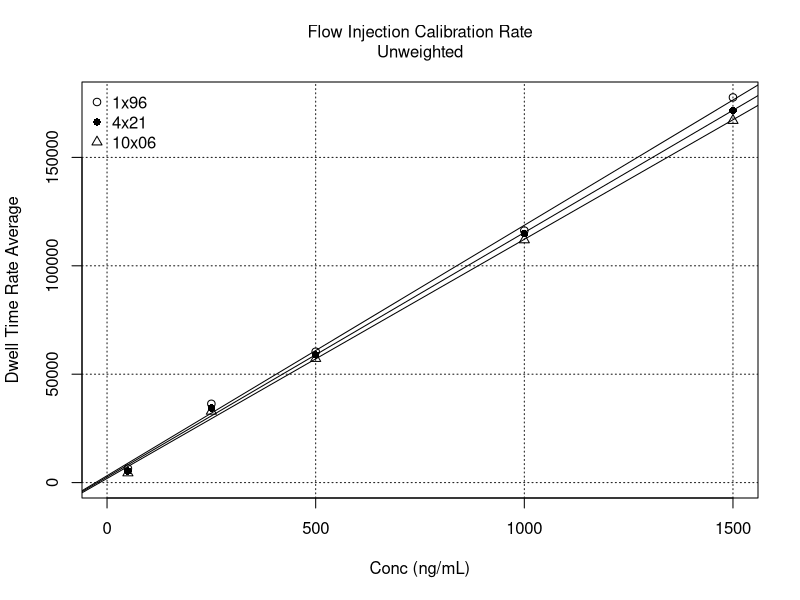

Reproduce this figure in R.
# Flow Injection Calibration Rate.R
#   User functions called: none
# Author: Fred Lytle
# Last edit: 10/07/2022
rm(list=ls())

# user supplied input
weight <- 'none'# choices: 'none','1/x^2'

# data generated by "Flow Injection Full Trace Rate.R"
#     and summarized in "Flow Injection Plateau Rates.docx"
# Note: the avg-values are the average of three replicate peak areas
conc <- c(50,250,500,1000,1500)
avg96 <- c(6503,36351,60374,116243,177676)
avg21 <- c(5343,34423,58888,114807,171630)
avg06 <- c(4461,32907,57233,111963,167024)

# calculate the least-squares weights
if(weight == 'none'){
  weights96 <- weights21 <- weights06 <- rep(1,length(conc))
}else{
  weights96 <- weights21 <- weights06 <- 1/conc^2
}

# perform the least-squares fits, errors, and covariance
fit96 <- lm(avg96 ~ conc,weights = weights96)
coef96 <- summary(fit96)$coef[,1]
error96 <- summary(fit96)$coef[,2]
cv96 <- error96/coef96
cov96 <- summary(fit96)$cov[1,2]*summary(fit96)$sigma^2
fit21 <- lm(avg21 ~ conc,weights = weights21)
coef21 <- summary(fit21)$coef[,1]
error21 <- summary(fit21)$coef[,2]
cv21 <- error21/coef21
cov21 <- summary(fit21)$cov[1,2]*summary(fit21)$sigma^2
fit06 <- lm(avg06 ~ conc,weights = weights06)
coef06 <- summary(fit06)$coef[,1]
error06 <- summary(fit06)$coef[,2]
cv06 <- error06/coef06
cov06 <- summary(fit06)$cov[1,2]*summary(fit06)$sigma^2

# generate the main graph
title <- 'Flow Injection Calibration Rate'
if(weight=='1/x^2'){title <- paste0(title,'\n(1/x)^2 Weighted')
}else{title <- paste0(title,'\nUnweighted')}
plot(conc,avg96,ylim=c(0,max(avg96)),xlim=c(0,1500),
     xlab='Conc (ng/mL)',ylab='Dwell Time Rate Average',
     main=title,
     font.main=1,cex.main=1)
grid(col='gray10')
points(conc,avg21,pch=16)
points(conc,avg06,pch=2)
abline(fit96)
abline(fit21)
abline(fit06)
legend('topleft',c('1x96','4x21','10x06'),pch=c(1,16,2),bty='n')

# print the results
{
  cat(title,
      '\nDwell Time:\t\tValue;\t  Error;\tCV;\tCovar',
      '\n\t96 Intercept:\t',coef96[1],'; ',error96[1],'; ',
      cv96[1],'; ',cov96,
      '\n\t96 Slope:\t',coef96[2],'; ',error96[2],'; ',
      cv96[2],
      '\n\t21 Intercept:\t',coef21[1],'; ',error21[1],'; ',
      cv21[1],'; ',cov21,
      '\n\t21 Slope:\t',coef21[2],'; ',error21[2],'; ',cv21[2],
      '\n\t06 Intercept:\t',coef06[1],'; ',error06[1],'; ',
      cv06[1],'; ',cov06,
      '\n\t06 Slope:\t',coef06[2],';  ',error06[2],'; ',cv06[2],
      sep='','\n')
  
  cat('\nRate Slope Ratios:\t',
    c(coef96[2],coef21[2],coef06[2])/coef96[2])
}

# simpler plot for publication
if(FALSE){
  pdf(file.path("manuscript", "figures", "figure_04.pdf"),
      width = 6.5, height=5)
  par(mar=c(5,4,2,2)+0.1)# reduce upper margin
  {
    plot(conc,avg96,ylim=c(0,max(avg96)),xlim=c(0,1500),
         xlab='Conc (ng/mL)',ylab='Dwell Time Rate Average',cex=1.25)
    grid(col='gray10')
    points(conc,avg21,pch=16)
    points(conc,avg06,pch=2)
    abline(fit96)
    abline(fit21)
    abline(fit06)
  }
  par(mar=c(5,4,4,2)+0.1)# restore upper margin
  dev.off()
}
